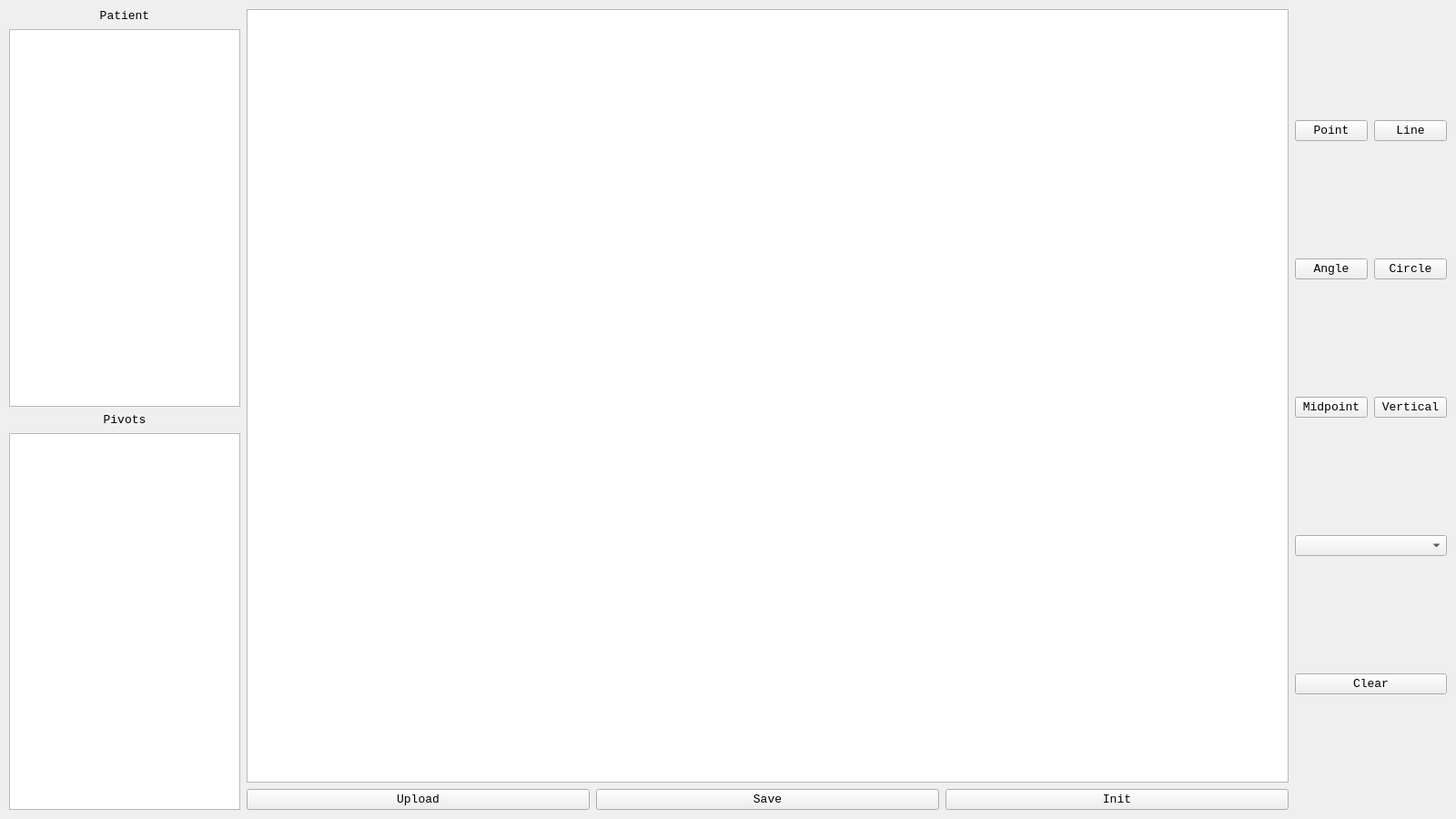
<?xml version="1.0" encoding="UTF-8"?>
<ui version="4.0">
 <class>Form</class>
 <widget class="QWidget" name="Form">
  <property name="geometry">
   <rect>
    <x>0</x>
    <y>0</y>
    <width>1600</width>
    <height>900</height>
   </rect>
  </property>
  <property name="windowTitle">
   <string>LabelDcm</string>
  </property>
  <layout class="QHBoxLayout" name="horizontalLayout_2" stretch="2,9,1">
   <item>
    <layout class="QVBoxLayout" name="verticalLayout">
     <item>
      <widget class="QLabel" name="label">
       <property name="maximumSize">
        <size>
         <width>16777215</width>
         <height>15</height>
        </size>
       </property>
       <property name="font">
        <font>
         <family>Consolas</family>
         <pointsize>10</pointsize>
        </font>
       </property>
       <property name="text">
        <string>Patient</string>
       </property>
       <property name="alignment">
        <set>Qt::AlignCenter</set>
       </property>
      </widget>
     </item>
     <item>
      <widget class="QTextEdit" name="patientInfo">
       <property name="font">
        <font>
         <family>Consolas</family>
         <pointsize>10</pointsize>
        </font>
       </property>
       <property name="focusPolicy">
        <enum>Qt::NoFocus</enum>
       </property>
       <property name="readOnly">
        <bool>true</bool>
       </property>
      </widget>
     </item>
     <item>
      <widget class="QLabel" name="label_2">
       <property name="maximumSize">
        <size>
         <width>16777215</width>
         <height>15</height>
        </size>
       </property>
       <property name="font">
        <font>
         <family>Consolas</family>
         <pointsize>10</pointsize>
        </font>
       </property>
       <property name="text">
        <string>Pivots</string>
       </property>
       <property name="alignment">
        <set>Qt::AlignCenter</set>
       </property>
      </widget>
     </item>
     <item>
      <widget class="QTextEdit" name="pivotsInfo">
       <property name="font">
        <font>
         <family>Consolas</family>
         <pointsize>10</pointsize>
        </font>
       </property>
       <property name="focusPolicy">
        <enum>Qt::NoFocus</enum>
       </property>
       <property name="readOnly">
        <bool>true</bool>
       </property>
      </widget>
     </item>
    </layout>
   </item>
   <item>
    <layout class="QVBoxLayout" name="verticalLayout_2">
     <item>
      <widget class="QGraphicsView" name="imgView">
       <property name="mouseTracking">
        <bool>true</bool>
       </property>
      </widget>
     </item>
     <item>
      <layout class="QHBoxLayout" name="horizontalLayout">
       <item>
        <widget class="QPushButton" name="uploadBtn">
         <property name="font">
          <font>
           <family>Consolas</family>
           <pointsize>10</pointsize>
          </font>
         </property>
         <property name="text">
          <string>Upload</string>
         </property>
        </widget>
       </item>
       <item>
        <widget class="QPushButton" name="saveBtn">
         <property name="font">
          <font>
           <family>Consolas</family>
           <pointsize>10</pointsize>
          </font>
         </property>
         <property name="text">
          <string>Save</string>
         </property>
        </widget>
       </item>
       <item>
        <widget class="QPushButton" name="initBtn">
         <property name="font">
          <font>
           <family>Consolas</family>
           <pointsize>10</pointsize>
          </font>
         </property>
         <property name="text">
          <string>Init</string>
         </property>
        </widget>
       </item>
      </layout>
     </item>
    </layout>
   </item>
   <item>
    <layout class="QGridLayout" name="gridLayout">
     <item row="0" column="0">
      <widget class="QPushButton" name="pointBtn">
       <property name="font">
        <font>
         <family>Consolas</family>
         <pointsize>10</pointsize>
        </font>
       </property>
       <property name="text">
        <string>Point</string>
       </property>
      </widget>
     </item>
     <item row="0" column="1">
      <widget class="QPushButton" name="lineBtn">
       <property name="font">
        <font>
         <family>Consolas</family>
         <pointsize>10</pointsize>
        </font>
       </property>
       <property name="text">
        <string>Line</string>
       </property>
      </widget>
     </item>
     <item row="1" column="0">
      <widget class="QPushButton" name="angleBtn">
       <property name="font">
        <font>
         <family>Consolas</family>
         <pointsize>10</pointsize>
        </font>
       </property>
       <property name="text">
        <string>Angle</string>
       </property>
      </widget>
     </item>
     <item row="1" column="1">
      <widget class="QPushButton" name="circleBtn">
       <property name="font">
        <font>
         <family>Consolas</family>
         <pointsize>10</pointsize>
        </font>
       </property>
       <property name="text">
        <string>Circle</string>
       </property>
      </widget>
     </item>
     <item row="2" column="0">
      <widget class="QPushButton" name="midpointBtn">
       <property name="font">
        <font>
         <family>Consolas</family>
         <pointsize>10</pointsize>
        </font>
       </property>
       <property name="text">
        <string>Midpoint</string>
       </property>
      </widget>
     </item>
     <item row="2" column="1">
      <widget class="QPushButton" name="verticalBtn">
       <property name="font">
        <font>
         <family>Consolas</family>
         <pointsize>10</pointsize>
        </font>
       </property>
       <property name="text">
        <string>Vertical</string>
       </property>
      </widget>
     </item>
     <item row="3" column="0" colspan="2">
      <widget class="QComboBox" name="colorList">
       <property name="font">
        <font>
         <family>Consolas</family>
         <pointsize>10</pointsize>
        </font>
       </property>
       <property name="contextMenuPolicy">
        <enum>Qt::DefaultContextMenu</enum>
       </property>
       <property name="styleSheet">
        <string notr="true"/>
       </property>
       <property name="currentText">
        <string/>
       </property>
       <property name="iconSize">
        <size>
         <width>100</width>
         <height>20</height>
        </size>
       </property>
      </widget>
     </item>
     <item row="4" column="0" colspan="2">
      <widget class="QPushButton" name="clearBtn">
       <property name="font">
        <font>
         <family>Consolas</family>
         <pointsize>10</pointsize>
        </font>
       </property>
       <property name="text">
        <string>Clear</string>
       </property>
      </widget>
     </item>
    </layout>
   </item>
  </layout>
 </widget>
 <layoutdefault spacing="7" margin="10"/>
 <resources/>
 <connections/>
</ui>
